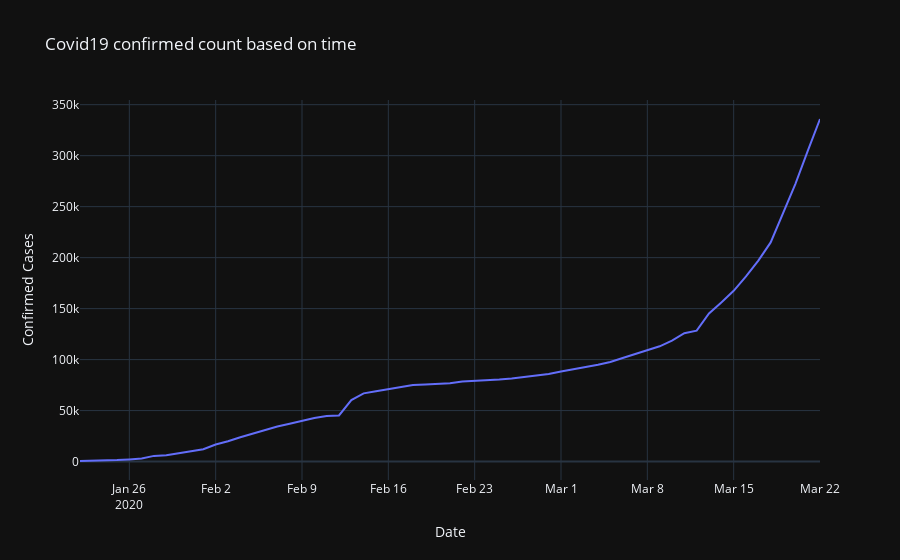

The code cell stored with this chart in its notebook:
### Code cell
fig = px.line(grouped, x='date', y='confirmed', title='Covid19 confirmed count based on time')
fig.update_layout(
    xaxis=dict(
        title='Date'
    ),
    yaxis=dict(
        title='Confirmed Cases'))
fig.show()
